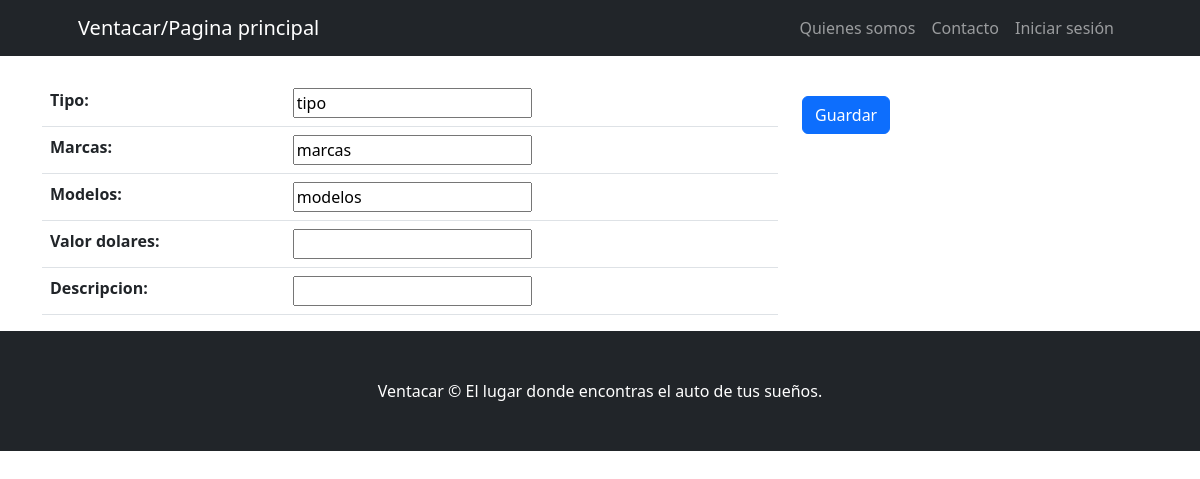
Screenshot of /vehiculos/vehiculo/editar/6 with the database file from the repository.
### vehiculos/models.py (models this page shows, shortened)
class Ver_vehiculos(models.Model):
    tipo = models.CharField(max_length=30)
    modelos = models.CharField(max_length=30)
    marcas = models.CharField(max_length=30)
    valor_dolares = models.DecimalField(max_digits=10, decimal_places=2, null = True)
    descripcion = models.CharField(max_length=400, null=True)
    class Meta:
        verbose_name = "Ver Vehículo"
        verbose_name_plural = "Ver Vehículos"

### vehiculos/views.py (the view)
# urls.py: path('vehiculo/editar/<int:pk>', Ver_vehiculosUpdate.as_view(), name='editar_vehiculo'),
class Ver_vehiculosUpdate(UpdateView):
    model = Ver_vehiculos
    form_class = Ver_vehiculosform
    template_name = "vehiculos/lista_vehiculos_form.html"
    success_url = reverse_lazy("vehiculos:lista_vehiculos")

### vehiculos/forms.py
class Ver_vehiculosform(forms.ModelForm):
    class Meta:
        model = models.Ver_vehiculos
        fields = ["tipo","marcas","modelos", "valor_dolares", "descripcion"]

### vehiculos/templates/vehiculos/lista_vehiculos_form.html (shortened to what this page needs)
{% extends 'core/base.html' %}
{% block content %}
<form method="post" class="mt-4">
    <div class="container">
        <div class="row">
            <div class="col-md-8">
                <div class="table-responsive">
                    <table class="table">
                        {{ form.as_table }}
                    </table>
                </div>
            </div>
            <div class="col-md-4">
                <button type="submit" class="btn btn-primary btn-block mt-3">Guardar</button>
            </div>
        </div>
    </div>
</form>
{% endblock content %}

### rows the page displays
Ver_vehiculos: tipo "tipo", marcas "marcas", modelos "modelos"
